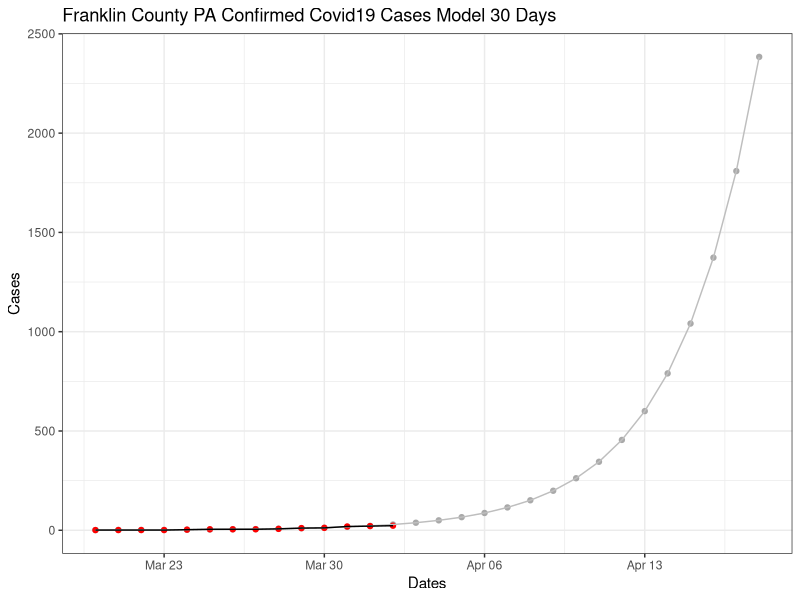

Here is the R script that generated this plot:
## ---- chunk 1
knitr::opts_chunk$set(error = TRUE)
#load libs
library("tidyverse")
library("ggplot2")

franklinCountyCorona <- data.frame("day" = c(seq(1,14)), "dates" = seq(as.Date("2020-03-20"), by = "days", length.out = 14), "cases" = c(1, 1, 1, 1, 3, 5, 5, 5, 7, 11, 12, 19, 21, 23))

## ---- chunk 2

fit <- lm(formula = log(cases) ~ day, data = franklinCountyCorona)

summary(fit)

## ---- chunk 3
newDay <-data.frame("day" = c(seq(1, 30)))
nextTwentyDays <-predict(fit, newDay)
nextTwentyDays <- as.data.frame(nextTwentyDays)
tmp <- seq(as.Date("2020-03-20"), by = "days", length.out = 30)
names(nextTwentyDays)[1] <- "cases"
#has a null value assume model starts at 1
#nextTwentyDays[1,1] <- 1
nextTwentyDays <- mutate(nextTwentyDays, 
                         "day"   = c(seq(1, 30)), 
                         "cases" = ceiling(exp(nextTwentyDays$cases)), 
                         "dates" = tmp)
finalModel<- merge(nextTwentyDays, franklinCountyCorona, by = "dates", all = TRUE)

(finalModel)
## ---- chunk 4
ggplot(finalModel, aes(x = dates)) +
  geom_point(aes(y = cases.x), color = "darkgrey") +
  geom_point(aes(y = cases.y), color = "red") +
  geom_path(aes(y = cases.x), color = "grey") +
  geom_path(aes(y = cases.y), color = "black") +
  labs(x = "Dates", y = "Cases") +
  ggtitle("Franklin County PA Confirmed Covid19 Cases Model 30 Days") +
  theme_bw()
